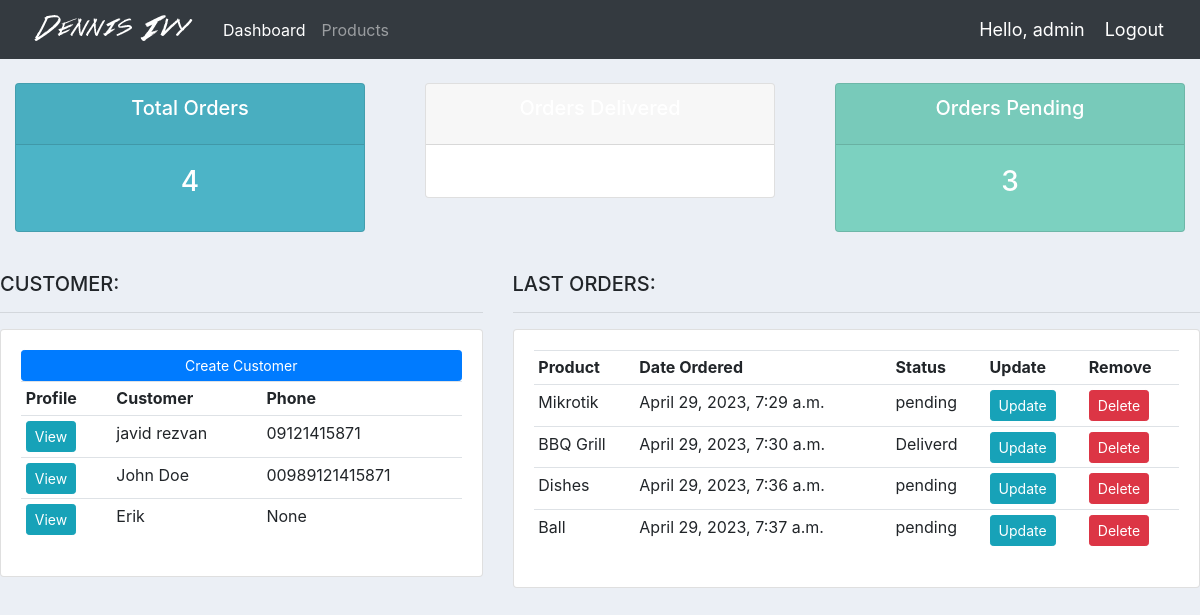
The app's page / (signed in) with its own data.
### accounts/models.py (models this page shows, shortened)
class Customer(models.Model):
    user=models.OneToOneField(User,null=True,blank=True,on_delete=models.CASCADE)
    name=models.CharField(max_length=200,null=True)
    phone=models.CharField(max_length=200,null=True)
    email=models.CharField(max_length=200,null=True)
    profile_pic=models.ImageField(null=True,blank=True,default='profile1.png')
    date_created=models.DateTimeField(auto_now_add=True,null=True)

class Order(models.Model):
    STATUS = (
            ('pending','pending'),
            ('out for delivery','out for delivery'),
            ('Deliverd','Deliverd'),
        )
    customer=models.ForeignKey(Customer,null=True,on_delete=models.SET_NULL)
    product=models.ForeignKey(Product,null=True,on_delete=models.SET_NULL)
    date_created=models.DateTimeField(auto_now_add=True,null=True)
    status=models.CharField(max_length=200,null=True,choices=STATUS)
    note=models.CharField(max_length=1000,null=True)

class Product(models.Model):
    CATEGORY = (
            ('Indoor','Indoor'),
            ('Out Door','Out Door'),
        )
    name=models.CharField(max_length=200,null=True)
    price=models.FloatField(null=True)
    category=models.CharField(max_length=200,null=True,choices=CATEGORY)
    description=models.CharField(max_length=200,null=True,blank=True)
    date_created=models.DateTimeField(auto_now_add=True,null=True)
    tags=models.ManyToManyField(Tag)
    def __str__(self):
        return self.name

### accounts/decorators.py (the view)
        def wrapper_func(request,*args,**kwargs):
            group=None
            if request.user.groups.exists():
                group=request.user.groups.all()[0].name
            if group =='customer':
                return redirect('user-page')
            if group == 'admin':
               return view_func(request,*args,**kwargs)

### accounts/views.py (called while the page is built)
@login_required(login_url='login')
@admin_only
def home(request):
    customers=Customer.objects.all()
    total_customers=customers.count()
    orders=Order.objects.all()
    total_orders=orders.count()
    deliverd=orders.filter(status='Deliverd').count()
    pending=orders.filter(status='pending').count()
    context={'customers':customers,'orders':orders,
              'deliverd':deliverd,'pending':pending,
              'total_customers':total_customers,
              'total_orders':total_orders
              }
    return render(request,'accounts/dashboard.html',context)

### Requirements/CMS-DennisIvy-master/accounts/templates/accounts/dashboard.html
{% extends 'accounts/main.html' %}
{% block content %}
{% include 'accounts/status.html' %}
<br />
<div class="row">
	<div class="col-md-5">
		<h5>CUSTOMER:</h5>
		<hr />
		<div class="card card-body">
			<a href="#" class="btn btn-primary btn-sm btn-block"
				>Create Customer</a
			>
			<table class="table table-sm">
				<tr>
					<th>Profile</th>
					<th>Customer</th>
					<th>Phone</th>
				</tr>
				{% for customer in customers %}
				<tr>
					<td><a class="btn btn-sm btn-info" href="{% url 'customer' customer.id %}">View</a></td>
					<td>{{ customer.name }}</td>
					<td>{{ customer.phone }}</td>
				</tr>
				{% endfor %}
			</table>
		</div>
	</div>
	<div class="col-md-7">
		<h5>LAST ORDERS:</h5>
		<hr />
		<div class="card card-body">
			<table class="table table-sm">
				<tr>
					<th>Product</th>
					<th>Date Ordered</th>
					<th>Status</th>
					<th>Update</th>
					<th>Remove</th>
				</tr>
				{% for order in orders %}
				<tr>
					<td>{{ order.product }}</td>
					<td>{{ order.date_created }}</td>
					<td>{{ order.status }}</td>
					<td>
						<a class="btn btn-sm btn-info" href="{% url 'update_order' order.id %}"
							>Update</a
						>
					</td>
					<td>
						<a class="btn btn-sm btn-danger" href="{% url 'delete_order' order.id %}"
							>Delete</a
						>
					</td>
				</tr>
				{% endfor %}
			</table>
		</div>
	</div>
</div>
{% endblock %}

### Requirements/CMS-DennisIvy-master/accounts/templates/accounts/main.html (shortened to what this page needs)
{% load static %}
<!DOCTYPE html>
<html lang="en">
<head>
    <link rel="stylesheet" href="https://stackpath.bootstrapcdn.com/bootstrap/4.5.2/css/bootstrap.min.css">
    <link rel="stylesheet" type="text/css" href="{% static '/css/main.css' %}">
</head>
<body>
    {% include 'accounts/navbar.html' %}
    {% block content %}
    {% endblock %}
</body>
</html>

### Requirements/CMS-DennisIvy-master/accounts/templates/accounts/navbar.html (shortened to what this page needs)
{% load static %}
<nav class="navbar navbar-expand-lg navbar-dark bg-dark">
	<img src="{% static 'images/logo.png' %}">
	<div class="collapse navbar-collapse" id="navbarNav">
		<ul class="navbar-nav">
			{% if request.user.is_staff %}
			<li class="nav-item active">
				<a class="nav-link" href="{% url 'home' %}">Dashboard</a>
			</li>
			<li class="nav-item">
				<a class="nav-link" href="{% url 'products' %}">Products</a>
			</li>
			{% else %}
			<li class="nav-item">
				<a class="nav-link" href="{% url 'account' %}">Settings</a>
			</li>
			{% endif %}
		</ul>
	</div>
	<span class="hello-msg">Hello, {{request.user}}</span>
	<span><a class="hello-msg" href="{% url 'logout' %}">Logout</a></span>
</nav>

### Requirements/CMS-DennisIvy-master/accounts/templates/accounts/status.html (shortened to what this page needs)
<br>
<div class="row">
    <div class="col">
        <div class="col-md">
            <div class="card text-center text-white mb-3" id="total-orders">
                <div class="card-header">
                    <h5 class="card-title">Total Orders</h5>
                </div>
                <div class="card-body">
                    <h3 class="card-title">{{ total_orders }}</h3>
                </div>
            </div>
        </div>
    </div>
    <div class="col">
        <div class="col-md">
            <div class="card text-center text-white mb-3" id="orders-delivered">
                <div class="card-header">
                    <h5 class="card-title">Orders Delivered</h5>
                </div>
                <div class="card-body">
                </div>
            </div>
        </div>
    </div>
    <div class="col">
        <div class="col-md">
            <div class="card text-center text-white mb-3" id="orders-pending">
                <div class="card-header">
                    <h5 class="card-title">Orders Pending</h5>
                </div>
                <div class="card-body">
                    <h3 class="card-title">{{ pending }}</h3>
                </div>
            </div>
        </div>
    </div>
</div>

### static/css/main.css (style rules this page uses)
body { background-color: #ebeff5; }
#total-orders { background-color: #4cb4c7; }
#orders-pending { background-color: #7CD1C0; }

### Requirements/CMS-DennisIvy-master/accounts/templates/accounts/navbar.html (style rules this page uses)
.hello-msg { font-size: 18px; color: #fff; margin-right: 20px; }

### records on screen
Customer: name "javid rezvan", phone "09121415871"
Customer: name "John Doe", phone "00989121415871"
Customer: name "Erik", phone "None"
Order: product "Mikrotik", date_created "April 29, 2023, 7:29 a.m.", status "pending"
Order: product "BBQ Grill", date_created "April 29, 2023, 7:30 a.m.", status "Deliverd"
Order: product "Dishes", date_created "April 29, 2023, 7:36 a.m.", status "pending"
Order: product "Ball", date_created "April 29, 2023, 7:37 a.m.", status "pending"

### other values on screen
{{ request.user }} "admin"
{{ total_orders }} "4"
{{ pending }} "3"
